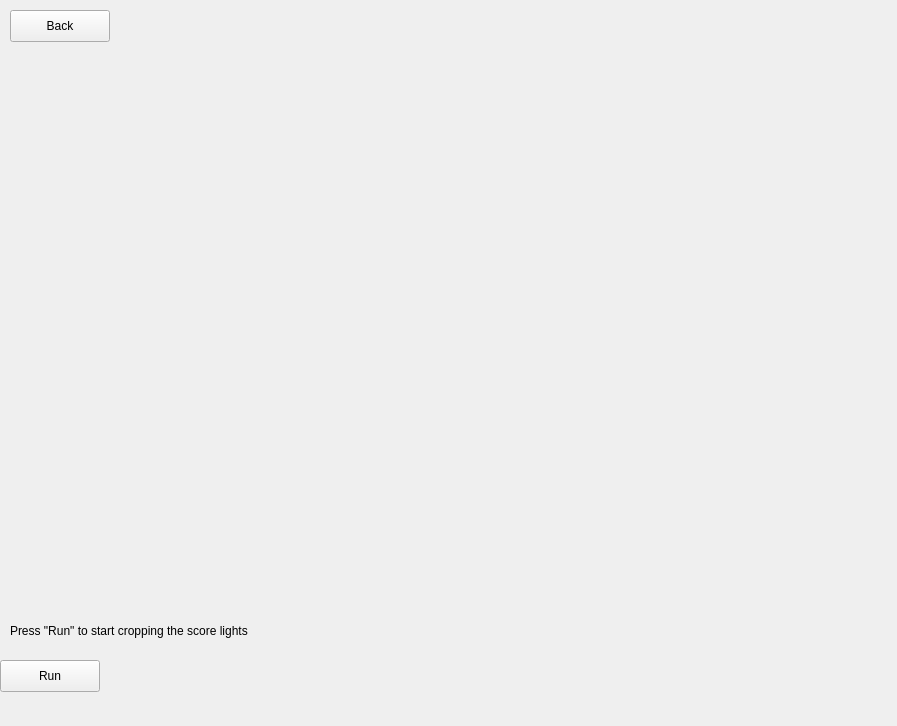
<?xml version="1.0" encoding="UTF-8"?>
<ui version="4.0">
 <class>CropScoreLightsWidget</class>
 <widget class="QWidget" name="CropScoreLightsWidget">
  <property name="geometry">
   <rect>
    <x>0</x>
    <y>0</y>
    <width>897</width>
    <height>726</height>
   </rect>
  </property>
  <property name="windowTitle">
   <string>Form</string>
  </property>
  <widget class="QPushButton" name="backButton">
   <property name="geometry">
    <rect>
     <x>10</x>
     <y>10</y>
     <width>100</width>
     <height>32</height>
    </rect>
   </property>
   <property name="text">
    <string>Back</string>
   </property>
  </widget>
  <widget class="QPushButton" name="runButton">
   <property name="geometry">
    <rect>
     <x>0</x>
     <y>660</y>
     <width>100</width>
     <height>32</height>
    </rect>
   </property>
   <property name="text">
    <string>Run</string>
   </property>
  </widget>
  <widget class="QLabel" name="uiTextLabel">
   <property name="geometry">
    <rect>
     <x>10</x>
     <y>610</y>
     <width>871</width>
     <height>41</height>
    </rect>
   </property>
   <property name="text">
    <string>Press &quot;Run&quot; to start cropping the score lights</string>
   </property>
  </widget>
  <widget class="QLabel" name="videoLabel">
   <property name="geometry">
    <rect>
     <x>10</x>
     <y>50</y>
     <width>861</width>
     <height>561</height>
    </rect>
   </property>
   <property name="text">
    <string/>
   </property>
  </widget>
 </widget>
 <resources/>
 <connections/>
</ui>
